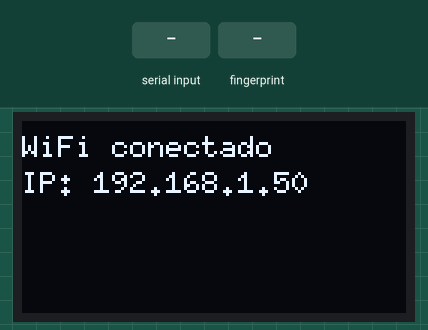
This sketch was run on a simulated ESP32. On the bench: 128×64 one-colour display. Inputs (shaded band) come from the test bench. WiFi joins after 1.5 s; servers stay silent unless stated; random numbers use the default seed unless the sketch sets one; no MQTT or app messages arrive unless stated; what the sketch prints to the serial monitor is not drawn.

Above: at 3.2 s.
6.4 s: "90,45\n" received over Serial
At 6.9 s:
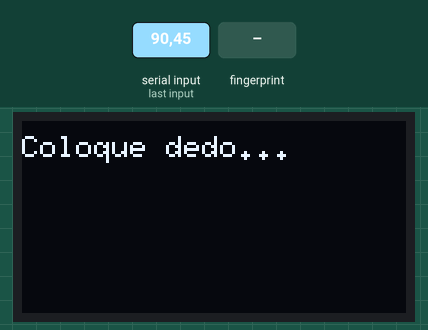
7.9 s: finger stored as number 1 placed on the sensor
At 9.2 s:
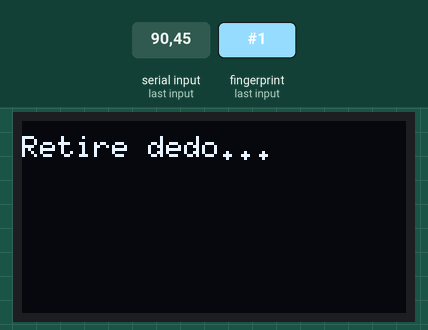
10.9 s: finger stored as number 1 placed on the sensor
At 13.2 s:
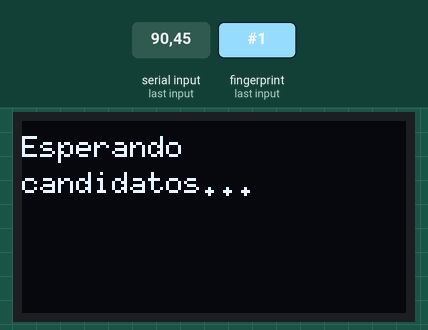
18.0 s: "5\n" received over Serial
At 20.5 s:
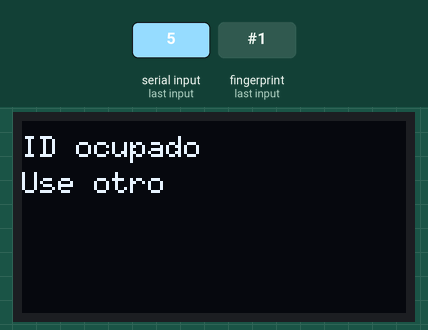
Timing chart, 0 to 21.6 s (numbered marks = the images above; inputs shaded):
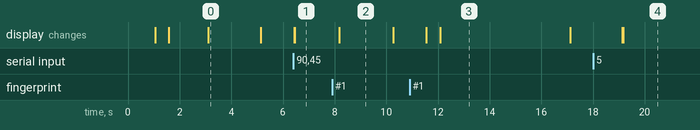

Measured:
- after the input at 6.4 s, the display: first changes at once (image 1 shows a later state)
- after the input at 7.9 s, the display: changes after 0.28 s (image 2)
- after the input at 10.9 s, the display: first changes after 0.65 s (image 3 shows a later state)
- what the display in image 0 shows lasts 2.0 s, from 3.1 s to 5.1 s
- what the display in image 2 shows lasts 2.1 s, from 8.2 s to 10.3 s
- what the display in image 3 shows lasts 5.0 s, from 12.1 s to 17.1 s

The sketch:

codigo-esp32.ino
```cpp
#include <Adafruit_Fingerprint.h>
#include <U8g2lib.h>
#include <WiFi.h>
#include <PubSubClient.h>
#include <ArduinoJson.h>

const char* ssid = "UA-Alumnos";
const char* password = "41umn05WLC";
const char* mqtt_server = "34.197.123.11";
const int mqtt_port = 1883;

#define RX_PIN 16
#define TX_PIN 17
#define SDA_OLED 21
#define SCL_OLED 22
#define BOTON_1 18
#define BOTON_2 25

Adafruit_Fingerprint finger(&Serial2);
U8G2_SSD1309_128X64_NONAME0_F_HW_I2C display(U8G2_R0, U8X8_PIN_NONE, SCL_OLED, SDA_OLED);

WiFiClient espClient;
PubSubClient client(espClient);

int id_huella_actual = 0;
unsigned long ultimoIntento = 0;
bool confirmacionRecibida = true;
String mensajeConfirmacion = "";
bool candidatosRecibidos = false;

String nombreCandidato1 = "Candidato 1";
String nombreCandidato2 = "Candidato 2";
int idCandidato1 = 1;
int idCandidato2 = 2;

void setup() {
  Serial.begin(115200);
  Serial2.begin(57600, SERIAL_8N1, RX_PIN, TX_PIN);
  finger.begin(57600);
  display.begin();

  pinMode(BOTON_1, INPUT_PULLUP);
  pinMode(BOTON_2, INPUT_PULLUP);

  mostrar("Iniciando...");
  delay(500);

  setupWifi();
  client.setServer(mqtt_server, mqtt_port);
  client.setCallback(callback);

  if (!finger.verifyPassword()) {
    mostrar("Error sensor");
    while (1);
  }

  mostrar("Sensor OK\nIngrese ID por\nSerial 1-127");
  Serial.println("\nEsperando ID de huella para registrar...");
}

void loop() {
  if (!client.connected()) reconnect();
  client.loop();

  if (Serial.available()) {
    int id = Serial.parseInt();
    while (Serial.available()) Serial.read();

    if (id < 1 || id > 127) {
      mostrar("ID invalido\nRango: 1-127");
      return;
    }

    if (finger.loadModel(id) == FINGERPRINT_OK) {
      mostrar("ID ocupado\nUse otro");
      return;
    }

    mostrar("Registrando ID " + String(id));

    if (enrollFinger(id)) {
      id_huella_actual = id;
      mostrar("Huella ID " + String(id) + "\nregistrada OK");
      publicarHuella(id);
      esperarConfirmacion();
      pedirVoto();
    } else {
      mostrar("Error al registrar");
    }

    delay(2000);
    mostrar("Ingrese otro ID...");
  }
}

void setupWifi() {
  mostrar("Conectando WiFi\n" + String(ssid));
  WiFi.mode(WIFI_STA);
  WiFi.begin(ssid, password);

  int intentos = 0;
  while (WiFi.status() != WL_CONNECTED && intentos < 40) {
    delay(500);
    intentos++;
  }

  if (WiFi.status() != WL_CONNECTED) {
    mostrar("Error WiFi\nReiniciando...");
    delay(2000);
    ESP.restart();
  }

  mostrar("WiFi conectado\nIP: " + WiFi.localIP().toString());
  delay(2000);
}

void callback(char* topic, byte* payload, unsigned int length) {
  String mensaje = "";
  for (int i = 0; i < length; i++) mensaje += (char)payload[i];

  Serial.println("Mensaje recibido [" + String(topic) + "]: " + mensaje);

  if (String(topic) == "dedocracia/confirmacion") {
    DynamicJsonDocument doc(256);
    deserializeJson(doc, mensaje);
    String status = doc["status"];
    int huella = doc["id_huella"];

    if (huella == id_huella_actual) {
      confirmacionRecibida = true;
      mensajeConfirmacion = "Registrado";
    }
  }

  if (String(topic) == "dedocracia/candidatos") {
    Serial.println("Mensaje de candidatos crudo: " + mensaje);
    DynamicJsonDocument doc(512);
    DeserializationError error = deserializeJson(doc, mensaje);

    if (error) {
      Serial.print("Error al parsear candidatos: ");
      Serial.println(error.c_str());
      return;
    }

    JsonArray candidatos = doc["candidatos"];
    if (candidatos && candidatos.size() >= 2) {
      idCandidato1 = candidatos[0]["id"];
      nombreCandidato1 = candidatos[0]["nombre"].as<String>();
      idCandidato2 = candidatos[1]["id"];
      nombreCandidato2 = candidatos[1]["nombre"].as<String>();
      candidatosRecibidos = true;

      Serial.println("Candidatos recibidos:");
      Serial.println("1: " + nombreCandidato1 + " (ID: " + String(idCandidato1) + ")");
      Serial.println("2: " + nombreCandidato2 + " (ID: " + String(idCandidato2) + ")");
    } else {
      Serial.println("No se encontraron al menos 2 candidatos en el mensaje.");
    }
  }
}

void reconnect() {
  while (!client.connected()) {
    String clientId = "ESP32Client-" + String(random(0xffff), HEX);
    Serial.print("Intentando conexión MQTT... ");

    if (client.connect(clientId.c_str())) {
      Serial.println("conectado!");
      client.subscribe("dedocracia/confirmacion");
      client.subscribe("dedocracia/candidatos");
      Serial.println("Solicitando lista de candidatos...");
      client.publish("dedocracia/solicitud", "{\"accion\":\"obtener_candidatos\"}");
    } else {
      Serial.print("falló, rc=");
      Serial.print(client.state());
      Serial.println(" reintentando en 5 segundos");
      delay(5000);
    }
  }
}

bool enrollFinger(int id) {
  int p;
  mostrar("Coloque dedo...");
  while ((p = finger.getImage()) != FINGERPRINT_OK);

  p = finger.image2Tz(1);
  if (p != FINGERPRINT_OK) return false;

  mostrar("Retire dedo...");
  delay(2000);
  unsigned long t0 = millis();
  while (finger.getImage() != FINGERPRINT_NOFINGER) {
    if (millis() - t0 > 6000) return false;
  }

  mostrar("Mismo dedo otra vez...");
  delay(1000);
  while ((p = finger.getImage()) != FINGERPRINT_OK);

  p = finger.image2Tz(2);
  if (p != FINGERPRINT_OK) return false;
  if (finger.createModel() != FINGERPRINT_OK) return false;
  if (finger.storeModel(id) != FINGERPRINT_OK) return false;

  return true;
}

void publicarHuella(int id) {
  DynamicJsonDocument doc(128);
  doc["id_huella"] = id;
  String output;
  serializeJson(doc, output);
  client.publish("dedocracia/huella", output.c_str());
  confirmacionRecibida = true;
  mensajeConfirmacion = "";
}

void publicarVoto(int id_huella, int id_candidato) {
  DynamicJsonDocument doc(128);
  doc["id_huella"] = id_huella;
  doc["id_candidato"] = id_candidato;
  String output;
  serializeJson(doc, output);
  client.publish("dedocracia/voto", output.c_str());
  confirmacionRecibida = true;
  mensajeConfirmacion = "";
}

void esperarConfirmacion() {
  delay(500);
}

void pedirVoto() {
  if (!candidatosRecibidos) {
    mostrar("Esperando\ncandidatos...");
    unsigned long espera = millis();
    while (!candidatosRecibidos && millis() - espera < 5000) {
      client.loop();
      delay(100);
    }
    if (!candidatosRecibidos) {
      mostrar("Error: sin\ncandidatos");
      return;
    }
  }

  mostrar("Elija candidato:\n[1] " + nombreCandidato1 + "\n[2] " + nombreCandidato2);
  Serial.println("Esperando voto: 1=" + nombreCandidato1 + " o 2=" + nombreCandidato2);

  unsigned long tiempoInicio = millis();
  bool votado = false;

  while (!votado && millis() - tiempoInicio < 15000) {
    if (digitalRead(BOTON_1) == LOW) {
      mostrar("Voto: " + nombreCandidato1);
      publicarVoto(id_huella_actual, idCandidato1);
      votado = true;
    }
    if (digitalRead(BOTON_2) == LOW) {
      mostrar("Voto: " + nombreCandidato2);
      publicarVoto(id_huella_actual, idCandidato2);
      votado = true;
    }
    client.loop();
    delay(50);
  }

  if (!votado) {
    mostrar("Tiempo agotado\nsin votar");
  }
  delay(2000);
}

void mostrar(String texto) {
  display.clearBuffer();
  display.setFont(u8g2_font_6x10_tf);
  int y = 12;
  String linea = "";

  for (int i = 0; i < texto.length(); i++) {
    if (texto[i] == '\n' || i == texto.length() - 1) {
      if (i == texto.length() - 1) linea += texto[i];
      display.drawStr(0, y, linea.c_str());
      linea = "";
      y += 12;
    } else {
      linea += texto[i];
    }
  }
  display.sendBuffer();
}
```
